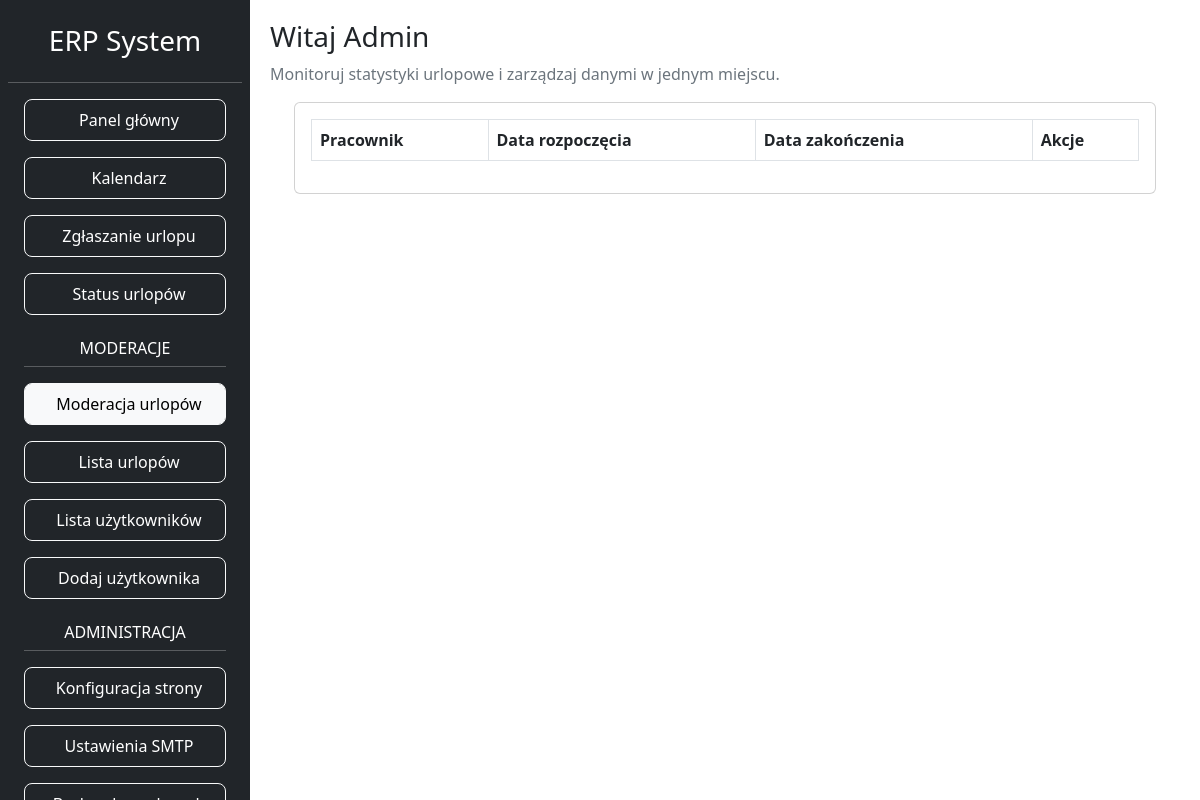
/public/leaveModeration.php (signed in), run on an earlier commit of the app's database.
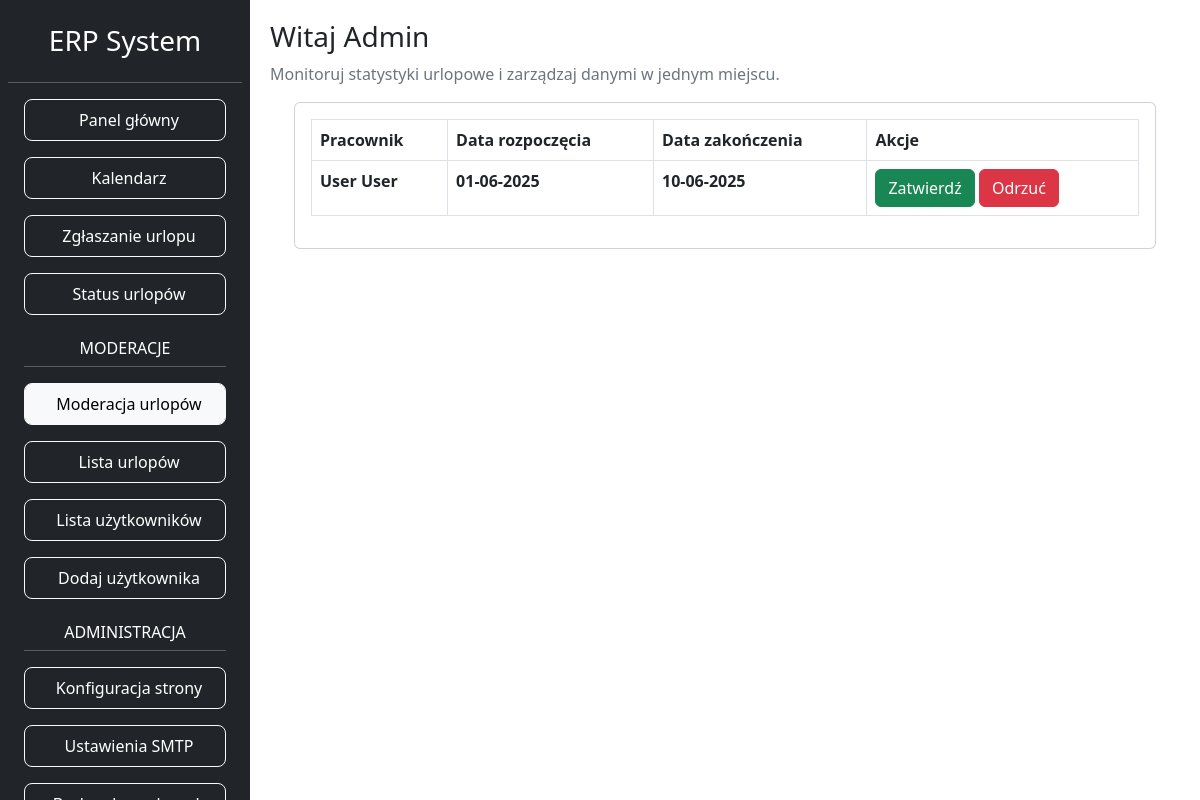
And on a later commit of the database.
### tables this page shows
CREATE TABLE leaves (
    id INT AUTO_INCREMENT PRIMARY KEY,
    user_id INT NOT NULL,
    start_date DATE NOT NULL,
    end_date DATE NOT NULL,
    days_count INT NOT NULL,
    status ENUM('Oczekujący', 'Zatwierdzony', 'Odrzucony') NOT NULL DEFAULT 'Oczekujący',
    notes VARCHAR(255),
    CHECK (start_date <= end_date),
    FOREIGN KEY (user_id) REFERENCES users(id) ON DELETE CASCADE
);

CREATE TABLE users (
    id INT AUTO_INCREMENT PRIMARY KEY,
    firstname VARCHAR(40) NOT NULL,
    lastname VARCHAR(40) NOT NULL,
    email VARCHAR(100) NOT NULL UNIQUE,
    password VARCHAR(255) NOT NULL,
    birth_date DATE NOT NULL,
    gender VARCHAR(10) NOT NULL,
    role_id INT NOT NULL DEFAULT 1,
    employed_from DATE NOT NULL,
    account_created_date TIMESTAMP DEFAULT CURRENT_TIMESTAMP,
    FOREIGN KEY (role_id) REFERENCES roles(id) ON DELETE CASCADE ON UPDATE CASCADE
);

### scripts/functions.php (called while the page is built, shortened)
<?php
function getPendingLeaveRequests($pdo): array {
    $query = "SELECT l.id, l.start_date, l.end_date, l.status, u.firstname, u.lastname
              FROM leaves l
              INNER JOIN users u ON l.user_id = u.id
              WHERE l.status = 'Oczekujący'";
    $stmt = $pdo->prepare($query);
    $stmt->execute();
    $leaves = $stmt->fetchAll(PDO::FETCH_ASSOC);
    if (!empty($leaves)) {
        return $leaves;
    } else {
        return [];
    }
}
?>

### public/leaveModeration.php (the view, shortened to what this page needs)
<?php
require_once '../scripts/functions.php';
require_once '../scripts/db_connect.php';
$pendingLeaves = getPendingLeaveRequests($pdo);
?>
<!DOCTYPE html>
<html lang="en">
<head>
    <link href="https://cdn.jsdelivr.net/npm/bootstrap@5.3.0/dist/css/bootstrap.min.css" rel="stylesheet">
</head>
<body>
    <div class="container-fluid">
        <div class="row">
            <div class="col-auto position-fixed">
                <?php require_once '../views/sidebar.php'; ?>
            </div>
            <div class="col" style="margin-left: 250px; padding: 20px;">
                <h3>Witaj <?php echo $_SESSION['logged_user']['firstname']; ?> </h3>
                <p class="text-sm text-secondary">Monitoruj statystyki urlopowe i zarządzaj danymi w jednym miejscu.</p>
                <div class="container-fluid px-4">
                	<div class="card mb-4">
                		<div class="card-body">
                			<table class="table table-bordered">
                				<thead>
                					<tr>
                						<th>Pracownik</th>
                						<th>Data rozpoczęcia</th>
                						<th>Data zakończenia</th>
                						<th>Akcje</th>
                					</tr>
                				</thead>
                				<tbody>
                					<?php foreach ($pendingLeaves as $leave): ?>
                						<tr>
                							<th><?php echo $leave['firstname'] . ' ' . $leave['lastname']; ?></th>
                							<th><?php echo date('d-m-Y', strtotime($leave['start_date'])); ?></th>
                							<th><?php echo date('d-m-Y', strtotime($leave['end_date'])); ?></th>
                							<td>
                								<form action="../scripts/leaveAction.php" method="post">
                									<button type="submit" name="action" value="approve" class="btn btn-success">Zatwierdź</button>
                									<button type="button" class="btn btn-danger" data-bs-toggle="modal" data-bs-target="#rejectModal" onclick="setRejectLeaveId(<?php echo $leave['id']; ?>)">Odrzuć</button>
                								</form>
                							</td>
                						</tr>
                					<?php endforeach; ?>
                				</tbody>
                			</table>
                		</div>
                	</div>
                </div>
            </div>
        </div>
    </div>
</body>
</html>

What changed in the data, as far as the page shows it:
now on this page (row edited): leaves: user.firstname "User", user.lastname "User", start_date "01-06-2025", end_date "10-06-2025"
